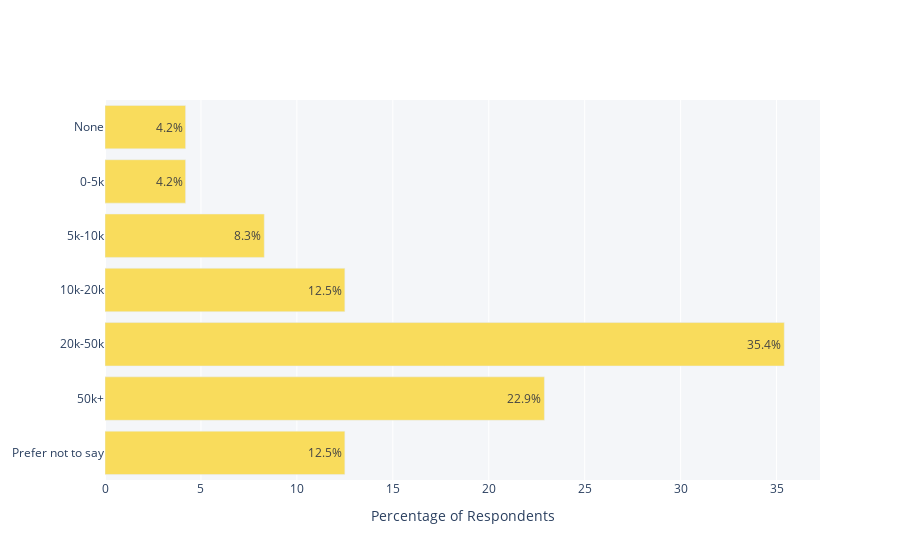

The notebook cell this image was saved under:
### Markdown cell above
# 3 - Savings

### Code cell
x = [12.5, 22.9, 35.4, 12.5, 8.3, 4.2, 4.2]
y = ['Prefer not to say','50k+', "20k-50k", '10k-20k', '5k-10k', '0-5k','None']

fig = go.Figure(go.Bar(
            x=x,
            y=y,
            text = x,
            orientation='h'))

fig.update_layout(plot_bgcolor='#f4f6f9')
fig.update_traces(marker_color='#f9dc5c')
    
fig.update_xaxes(title_text="Percentage of Respondents")
fig.update_traces(texttemplate='%{text}%', textposition='auto')


fig.show()

### Figure 1 — Plotly figure (JSON) as saved in the notebook; plotly's stock layout.template omitted (floating-point values rounded to 4 significant figures)
{"data": [{"marker": {"color": "#f9dc5c"}, "orientation": "h", "text": ["12.5", "22.9", "35.4", "12.5", "8.3", "4.2", "4.2"], "textposition": "auto", "texttemplate": "%{text}%", "type": "bar", "x": [12.5, 22.9, 35.4, 12.5, 8.3, 4.2, 4.2], "y": ["Prefer not to say", "50k+", "20k-50k", "10k-20k", "5k-10k", "0-5k", "None"]}], "layout": {"plot_bgcolor": "#f4f6f9", "xaxis": {"title": {"text": "Percentage of Respondents"}}}}
